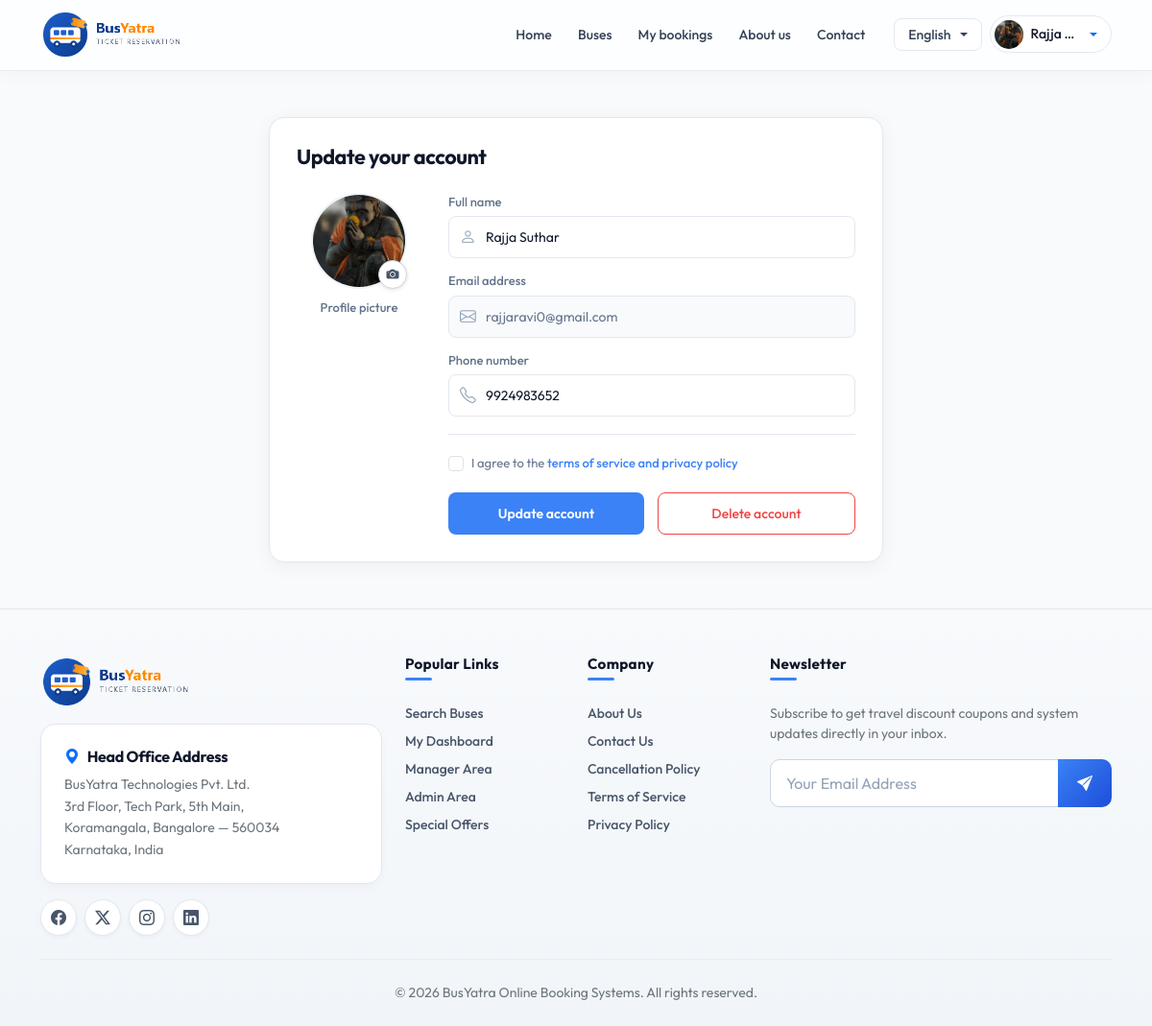
The page /account/ (signed in) on the database its author committed.
### Bus/models.py (models this page shows, shortened)
class User(models.Model):
    name = models.CharField(max_length=100)
    email = models.EmailField(unique=True)
    phone = models.CharField(max_length=15, unique=True)
    password = models.CharField(max_length=100)
    profile =models.ImageField(default='', upload_to='profile/')
    usertype = models.CharField(max_length=20, default="customer")

### Bus/views.py (the view, shortened to what this page needs)
# urls.py: path('account/', views.account, name='account'),
def account(request):
    email = request.session.get('email')
    if not email:
        return redirect('login')
    try:
        user = User.objects.get(email=email)
    except User.DoesNotExist:
        return redirect('login')
    return render(request, 'account.html', {'user': user})

### Bus/context_processors.py (called while the page is built)
def login_user(request):
    email = request.session.get('email')
    if email:
        try:
            user = User.objects.get(email=email)
            return {'login_user': user}
        except User.DoesNotExist:
            pass
    return {'login_user': None}

### Bus/templates/account.html (shortened to what this page needs)
{% extends 'base.html' %}
{% load static %}
{% block content %}
<main class="flex-grow-1 d-flex align-items-center justify-content-center py-5">
    <div class="account-profile-card">
        <h4 class="account-card-title">Update your account</h4>
        <form method="POST" action="{% url 'account' %}" id="account" enctype="multipart/form-data">
            <div class="account-profile-layout">
                <div class="account-avatar-col">
                    <div class="account-avatar-wrapper position-relative" style="width: 100px !important; height: 100px !important; border-radius: 50% !important; background-color: #EFF6FF !important; position: relative !important; margin: 0 auto 0.65rem auto !important;">
                        {% if user.profile and user.profile.name %}
                            <img src="{{ user.profile.url }}" id="avatarPreview" alt="Profile Picture" class="account-avatar-img clickable-avatar" onclick="openFullScreenAvatar();" title="Click to view full screen" style="width: 100px !important; height: 100px !important; max-width: 100px !important; max-height: 100px !important; border-radius: 50% !important; object-fit: cover !important; object-position: center !important; display: block !important;">
                        {% endif %}
                        <button type="button" class="account-avatar-edit-btn" onclick="document.getElementById('profile').click();" title="Change Profile Picture" aria-label="Change profile picture" style="position: absolute !important; bottom: 0px !important; right: 0px !important; width: 30px !important; height: 30px !important; border-radius: 50% !important; z-index: 10 !important; padding: 0 !important; display: flex !important; align-items: center !important; justify-content: center !important;">
                            <i class="bi bi-camera-fill"></i>
                        </button>
                    </div>
                    <span class="account-avatar-label">Profile picture</span>
                </div>
                <div class="account-fields-col">
                    <div class="account-field-group">
                        <label for="fullName" class="account-field-label">Full name</label>
                        <div class="account-input-container">
                            <input type="text" class="form-control" id="fullName" name="name" value="{{ user.name }}" required>
                        </div>
                    </div>
                    <div class="account-field-group">
                        <label for="email" class="account-field-label">Email address</label>
                        <div class="account-input-container">
                            <input type="email" class="form-control" id="email" name="email" value="{{ user.email }}" readonly required>
                        </div>
                    </div>
                    <div class="account-field-group">
                        <label for="phoneNumber" class="account-field-label">Phone number</label>
                        <div class="account-input-container">
                            <input type="tel" class="form-control" id="phoneNumber" name="mobile" value="{{ user.phone }}" required>
                        </div>
                    </div>
                    <hr class="account-divider">
                    <div class="account-field-group">
                        <div class="form-check account-terms-check d-flex align-items-center gap-2 m-0 ps-4">
                            <input type="checkbox" class="form-check-input mt-0" id="termsCheck" required>
                            <label class="form-check-label account-terms-text" for="termsCheck">
                                I agree to the <a href="#">terms of service and privacy policy</a>
                            </label>
                        </div>
                    </div>
                    <div class="account-actions-group">
                        <button type="submit" class="btn btn-update-account" id="signUpBtn">
                            <span id="btnText">Update account</span>
                        </button>
                        <a href="{% url 'delete_account' %}" class="btn btn-delete-account-ghost" onclick="return confirm('Are you sure you want to delete your account? This action cannot be undone.');">
                            Delete account
                        </a>
                    </div>
                </div>
            </div>
        </form>
    </div>
</main>
{% endblock %}

### Bus/templates/base.html (shortened to what this page needs)
{% load static %}
<!DOCTYPE html>
<html lang="en">
<head>
    <link href="https://cdn.jsdelivr.net/npm/bootstrap@5.3.2/dist/css/bootstrap.min.css" rel="stylesheet">
    <link href="https://cdn.jsdelivr.net/npm/bootstrap-icons@1.11.2/font/bootstrap-icons.min.css" rel="stylesheet">
    <link rel="stylesheet" href="{% static 'assets/css/style.css' %}?v=1.4">
    <link rel="stylesheet" href="https://cdn.jsdelivr.net/npm/swiper@11/swiper-bundle.min.css" />
</head>
<body>
    <nav class="navbar navbar-expand-lg navbar-custom sticky-top">
        <div class="container">
            <a class="navbar-brand d-flex align-items-center" href="{% url 'index' %}">
                <img src="{% static 'assets/images/logo.png' %}" alt="BusYatra Logo" height="52">
            </a>
            <div class="collapse navbar-collapse" id="navbarNav">
                <ul class="navbar-nav ms-auto align-items-center">
                    <li class="nav-item">
                        <a class="nav-link {% if request.resolver_match.url_name == 'index' %}active{% endif %}" href="{% url 'index' %}">Home</a>
                    </li>
                    <li class="nav-item">
                        <a class="nav-link {% if request.resolver_match.url_name == 'bus_list' %}active{% endif %}" href="{% url 'bus_list' %}">Buses</a>
                    </li>
                    <li class="nav-item">
                        <a class="nav-link {% if request.resolver_match.url_name == 'my_orders' %}active{% endif %}" href="{% url 'my_orders' %}">My bookings</a>
                    </li>
                    <li class="nav-item">
                        <a class="nav-link {% if request.resolver_match.url_name == 'about' %}active{% endif %}" href="{% url 'about' %}">About us</a>
                    </li>
                    <li class="nav-item">
                        <a class="nav-link {% if request.resolver_match.url_name == 'contact' %}active{% endif %}" href="{% url 'contact' %}">Contact</a>
                    </li>
                    <li class="nav-item dropdown ms-lg-3 mt-2 mt-lg-0">
                        <a class="nav-lang-btn dropdown-toggle" href="#" role="button" id="languageDropdown" data-bs-toggle="dropdown" aria-expanded="false">
                            <span id="selectedLanguageText">English</span>
                        </a>
                    </li>
                    <li class="nav-item ms-lg-2 mt-2 mt-lg-0" id="navUserArea">
                        {% if request.session.email %}
                        <div class="dropdown profile-dropdown">
                            <a href="#" class="nav-user-capsule dropdown-toggle" role="button" data-bs-toggle="dropdown" data-bs-offset="0,8" aria-expanded="false" title="{{ login_user.name }}">
                                {% if login_user and login_user.profile and login_user.profile.name %}
                                    <img src="{{ login_user.profile.url }}" class="nav-user-avatar-img" alt="User Profile">
                                {% else %}
                                    <div class="nav-user-avatar-circle">
                                        {{ login_user.name|slice:":2"|upper }}
                                    </div>
                                {% endif %}
                                <span class="nav-user-name notranslate">{{ login_user.name|truncatewords:1 }}</span>
                            </a>
                        </div>
                        {% else %}
                        <a href="{% url 'login' %}" class="btn btn-outline-nav btn-sm ms-1">
                            <i class="bi bi-box-arrow-in-right me-1"></i>Login
                        </a>
                        {% endif %}
                    </li>
                </ul>
            </div>
        </div>
    </nav>
    {% block content %}
    {% endblock %}
    <footer class="footer-custom pt-5 pb-4">
        <div class="container">
            <div class="row gy-4">
                <div class="col-md-4">
                    <a class="d-inline-block mb-3" href="{% url 'index' %}">
                        <img src="{% static 'assets/images/logo.png' %}" alt="BusYatra Logo" height="55">
                    </a>
                    <div class="footer-card p-4 mb-3">
                        <h6 class="fw-bold text-navy-dark mb-2 d-flex align-items-center">
                            <i class="bi bi-geo-alt-fill me-2 text-primary"></i>Head Office Address
                        </h6>
                        <p class="small mb-0 text-secondary" style="line-height: 1.6;">
                            BusYatra Technologies Pvt. Ltd.<br>
                            3rd Floor, Tech Park, 5th Main,<br>
                            Koramangala, Bangalore — 560034<br>
                            Karnataka, India
                        </p>
                    </div>
                    <div class="d-flex gap-2">
                        <a href="#" class="footer-social-icon" aria-label="Facebook"><i class="bi bi-facebook"></i></a>
                        <a href="#" class="footer-social-icon" aria-label="Twitter"><i class="bi bi-twitter-x"></i></a>
                        <a href="#" class="footer-social-icon" aria-label="Instagram"><i
                                class="bi bi-instagram"></i></a>
                        <a href="#" class="footer-social-icon" aria-label="LinkedIn"><i class="bi bi-linkedin"></i></a>
                    </div>
                </div>
                <div class="col-md-2 col-6">
                    <h6 class="footer-heading mb-4">Popular Links</h6>
                    <ul class="list-unstyled small mb-0">
                        <li class="mb-2"><a href="{% url 'bus_list' %}" class="text-decoration-none">Search Buses</a>
                        </li>
                        <li class="mb-2"><a href="{% url 'user_dashboard' %}" class="text-decoration-none">My
                                Dashboard</a></li>
                        <li class="mb-2"><a href="{% url 'manager_dashboard' %}" class="text-decoration-none">Manager
                                Area</a></li>
                        <li class="mb-2"><a href="{% url 'admin_dashboard' %}" class="text-decoration-none">Admin
                                Area</a></li>
                        <li class="mb-2"><a href="#" class="text-decoration-none">Special Offers</a></li>
                    </ul>
                </div>
                <div class="col-md-2 col-6">
                    <h6 class="footer-heading mb-4">Company</h6>
                    <ul class="list-unstyled small mb-0">
                        <li class="mb-2"><a href="{% url 'about' %}" class="text-decoration-none">About Us</a></li>
                        <li class="mb-2"><a href="{% url 'contact' %}" class="text-decoration-none">Contact Us</a></li>
                        <li class="mb-2"><a href="#" class="text-decoration-none">Cancellation Policy</a></li>
                        <li class="mb-2"><a href="#" class="text-decoration-none">Terms of Service</a></li>
                        <li class="mb-2"><a href="#" class="text-decoration-none">Privacy Policy</a></li>
                    </ul>
                </div>
                <div class="col-md-4">
                    <h6 class="footer-heading mb-4">Newsletter</h6>
                    <p class="small mb-3 text-secondary">Subscribe to get travel discount coupons and system updates
                        directly in your inbox.</p>
                    <div class="input-group">
                        <input type="email" class="form-control" placeholder="Your Email Address"
                            aria-label="Your Email Address">
                        <button class="btn btn-subscribe" type="button" aria-label="Subscribe">
                            <i class="bi bi-send-fill"></i>
                        </button>
                    </div>
                </div>
            </div>
            <hr class="my-4">
            <div class="row align-items-center">
                <div class="col-md-12 text-center small text-secondary">
                    &copy; 2026 BusYatra Online Booking Systems. All rights reserved.
                </div>
            </div>
        </div>
    </footer>
</body>
</html>

### rows shown on the page
User: profile (picture), name "Rajja …", name "Rajja Suthar", email "rajjaravi0@gmail.com", mobile "9924983652"
